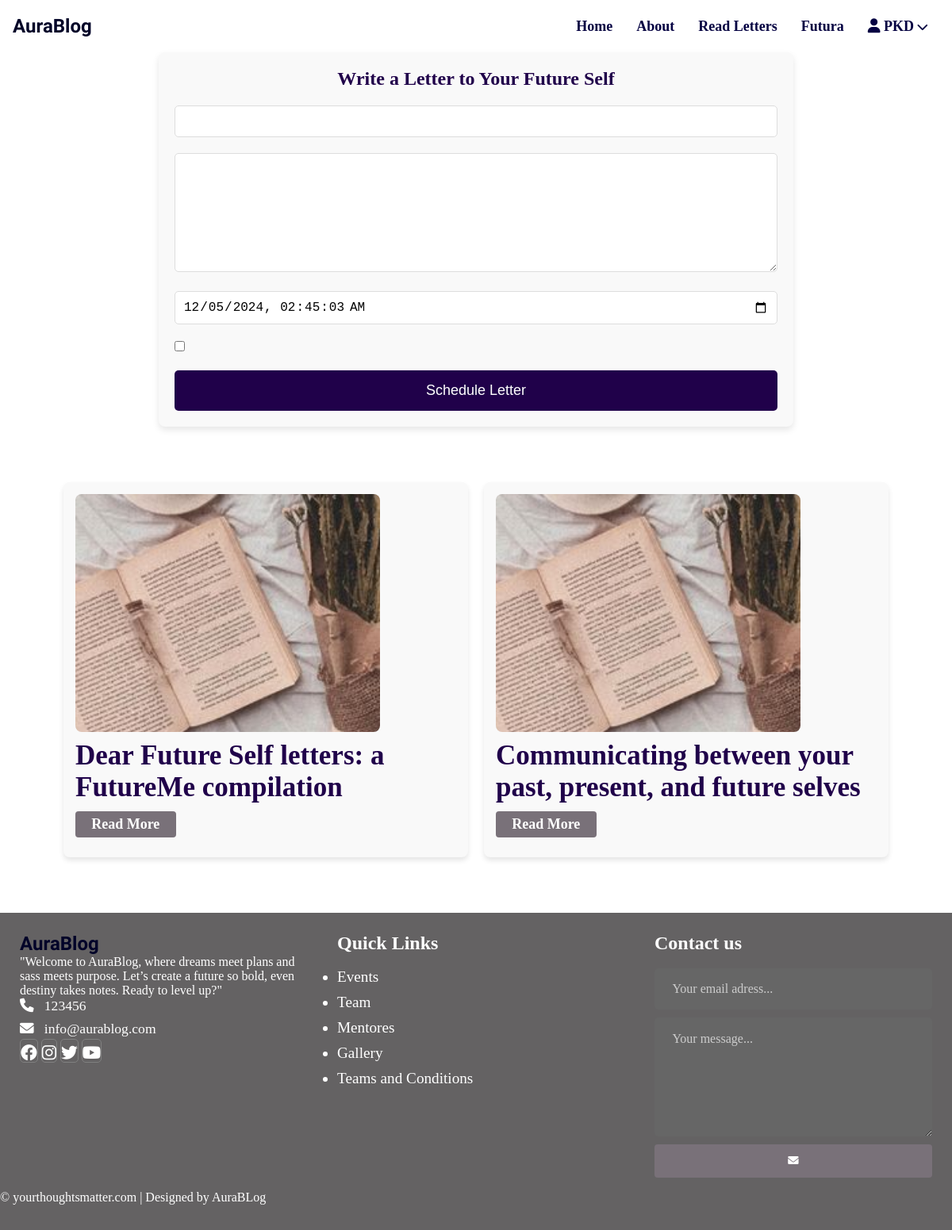
The page /write-letter/ on the database its author committed.
### vaultapp/models.py (models this page shows, shortened)
class BlogPost(models.Model):
    author = models.ForeignKey(User, on_delete=models.CASCADE, related_name='blog_posts')
    title = models.CharField(max_length=255)
    content = models.TextField()
    tags = models.CharField(max_length=255, null=True, blank=True)
    feature_image = models.ImageField(upload_to='blog_posts/images/', null=True, blank=True)
    is_published = models.BooleanField(default=False)
    created_at = models.DateTimeField(auto_now_add=True)
    updated_at = models.DateTimeField(auto_now=True)
    class Meta:
        ordering = ['-created_at']

### vaultapp/views.py (the view)
# urls.py: path('write-letter/', views.write_letter, name='write_letter'),
def write_letter(request):
    blogs = BlogPost.objects.all().order_by('-created_at')[:6]
    if request.method == 'POST':
        form = LetterForm(request.POST)
        if form.is_valid():
            letter = form.save(commit=False)
            if request.user.is_authenticated:
                letter.user = request.user  # Associate the letter with the logged-in user
            letter.status = 'scheduled'  # Set status to scheduled by default
            letter.save()
            messages.success(request, "Your letter has been scheduled successfully.")
            return redirect('vaultapp/letter_scheduled')  # Redirect to a confirmation page
        else:
            messages.error(request, "There was an error with your submission.")
    else:
        form = LetterForm()
    return render(request, 'vaultapp/write_letter.html', {'form': form, 'blogs': blogs})

### vaultapp/form.py
class LetterForm(forms.ModelForm):
    class Meta:
        model = Letter
        fields = ['recipient_email', 'content', 'send_date', 'title', 'is_public']
    def __init__(self, *args, **kwargs):
        super().__init__(*args, **kwargs)
        self.fields['send_date'].initial = timezone.now()
        self.fields['send_date'].widget = forms.DateTimeInput(attrs={
            'type': 'datetime-local',
            'min': timezone.now().strftime('%Y-%m-%dT%H:%M'),  # Set the minimum date/time as the current time
        })
        self.fields['title'].required = False

### vaultapp/templates/vaultapp/write_letter.html (shortened to what this page needs)
{% extends "base.html" %}
{% load static %}
{% block content %}
<div class="letter-form-container">
    <h1>Write a Letter to Your Future Self</h1>
    <form method="POST" class="letter-form">
        <div class="form-field">
            {{ form.recipient_email }}
        </div>
        <div class="form-field">
            {{ form.content }}
        </div>
        <div class="form-field">
            {{ form.send_date }}
        </div>
        <div class="form-field">
            {{ form.is_public }}
        </div>
        <button type="submit" class="submit-btn">Schedule Letter</button>
    </form>
</div>
<section class="content">
<div class="post-wrapper-unique">
        {% for blog in blogs %}
        <div class="post-unique">
            {% if blog.feature_photo %}
            <img src="{{ blog.feature_image.url }}" alt="Feature Photo" class="slider-image">
            {% else %}
            <img src="{% static 'vaultapp/images/5.jpg' %}" alt="Default Image" class="slider-image-unique">
            {% endif %}
            <div class="post-info-unique">
            <h3>{{ blog.title }}</h3>
            <div class="info-group">
            <a href="{% url 'blog_detail' blog.id %}" class="btn read-more">Read More</a>
        </div>
    </div>
        </div>
        {% endfor %}
</div>
</section>
{% endblock %}

### vaultapp/static/vaultapp/CSS/style.css (style rules this page uses)
* { margin: 0; padding: 0; box-sizing: border-box; }
html, body { background: white; font-family: 'Times New Roman', Times, serif; }
h1 h2, h3, h4, h5, h6 { font-family: 'Times New Roman', Times, serif; font-weight: bolder; color: #20014a; margin: 0px; }
a { text-decoration: none; color: inherit; }
.btn { padding:.3rem 1.2rem; background:rgb(121, 113, 121); color:white !important ; border:1px solid transparent; border-radius:.25rem; }
.info-group { display: flex; font-size: 18px; vertical-align: middle; font-weight: bold; gap: 5px; }
.content { width:90%; margin:30px auto 30px; }
h3 { font-weight: bold; font-size: 35px; }
.post-wrapper-unique { display: flex; flex-wrap: wrap; gap: 20px; justify-content: space-between; margin: 20px auto; width: 100%; max-width: 1200px; }
.post-unique { width: calc(50% - 10px); background-color: #f9f9f9; border-radius: 8px; box-shadow: 0 4px 6px rgba(0, 0, 0, 0.1); overflow: hidden; display: flex; font-family: 'Times New Roman', Times, serif; flex-direction: column; padding: 15px; justify-content: flex-start; }
.post-unique .post-info-unique { padding: 10px 0; color: #333; text-align: left; }
.content { display: flex; justify-content: space-between; gap: 20px; padding: 20px; }
.post-image, .slider-image, .slider-image-unique { width: 100%; max-height: 300px; object-fit: cover; border-radius: 8px; }
@media screen and (min-width: 768px) { #post_detail .slider-image, .slider-image-unique { max-width: 80%; } }
.letter-form-container { background-color: #fff; padding: 20px; border-radius: 8px; box-shadow: 0 4px 6px rgba(0, 0, 0, 0.1); max-width: 600px; margin: 0 auto; }
.letter-form-container h1 { text-align: center; color: #20014a; font-size: 24px; margin-bottom: 20px; }
form { display: flex; flex-direction: column; }
.letter-form-container { width: 80%; max-width: 800px; margin: 0 auto; padding: 20px; background-color: #f9f9f9; border-radius: 8px; box-shadow: 0 4px 8px rgba(0, 0, 0, 0.1); }
.letter-form .form-field { margin-bottom: 20px; }
input[type="email"], textarea, input[type="datetime-local"], input[type="checkbox"] { width: 100%; padding: 10px; font-size: 16px; border-radius: 5px; border: 1px solid #ddd; box-sizing: border-box; }
textarea { height: 150px; }
input[type="checkbox"] { width: auto; margin-right: 10px; }
.submit-btn { width: 100%; padding: 15px; font-size: 18px; background-color: #20014a; color: white; border: none; border-radius: 5px; cursor: pointer; transition: background-color 0.3s; }

### rows shown on the page
BlogPost: title "Dear Future Self letters: a FutureMe compilation"
BlogPost: title "Communicating between your past, present, and future selves"
